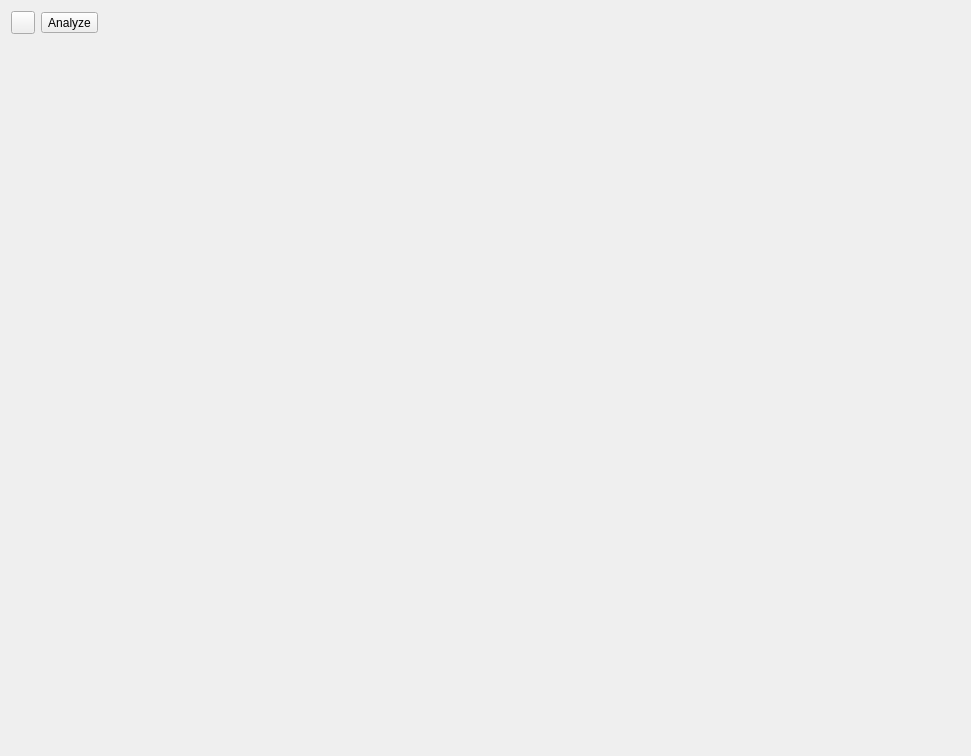
<?xml version="1.0" encoding="UTF-8"?>
<ui version="4.0">
 <class>HistogramWidget</class>
 <widget class="QWidget" name="HistogramWidget">
  <property name="geometry">
   <rect>
    <x>0</x>
    <y>0</y>
    <width>971</width>
    <height>756</height>
   </rect>
  </property>
  <property name="windowTitle">
   <string>Form</string>
  </property>
  <layout class="QVBoxLayout" name="verticalLayout">
   <item>
    <layout class="QHBoxLayout" name="horizontalLayout">
     <item>
      <widget class="QToolButton" name="toolButtonHelp">
       <property name="icon">
        <iconset resource="../../../resources/resources.qrc">
         <normaloff>:/icons/icons8-help-16.png</normaloff>:/icons/icons8-help-16.png</iconset>
       </property>
      </widget>
     </item>
     <item>
      <widget class="QToolButton" name="toolButtonAnalyse">
       <property name="text">
        <string>Analyze</string>
       </property>
      </widget>
     </item>
     <item>
      <spacer name="horizontalSpacer">
       <property name="orientation">
        <enum>Qt::Horizontal</enum>
       </property>
       <property name="sizeHint" stdset="0">
        <size>
         <width>40</width>
         <height>20</height>
        </size>
       </property>
      </spacer>
     </item>
    </layout>
   </item>
   <item>
    <widget class="MplCanvas" name="canvas" native="true">
     <property name="sizePolicy">
      <sizepolicy hsizetype="Expanding" vsizetype="Expanding">
       <horstretch>0</horstretch>
       <verstretch>0</verstretch>
      </sizepolicy>
     </property>
    </widget>
   </item>
  </layout>
 </widget>
 <customwidgets>
  <customwidget>
   <class>MplCanvas</class>
   <extends>QWidget</extends>
   <header>tse_analytics.views.misc.MplCanvas</header>
   <container>1</container>
  </customwidget>
 </customwidgets>
 <resources>
  <include location="../../../resources/resources.qrc"/>
 </resources>
 <connections/>
</ui>
